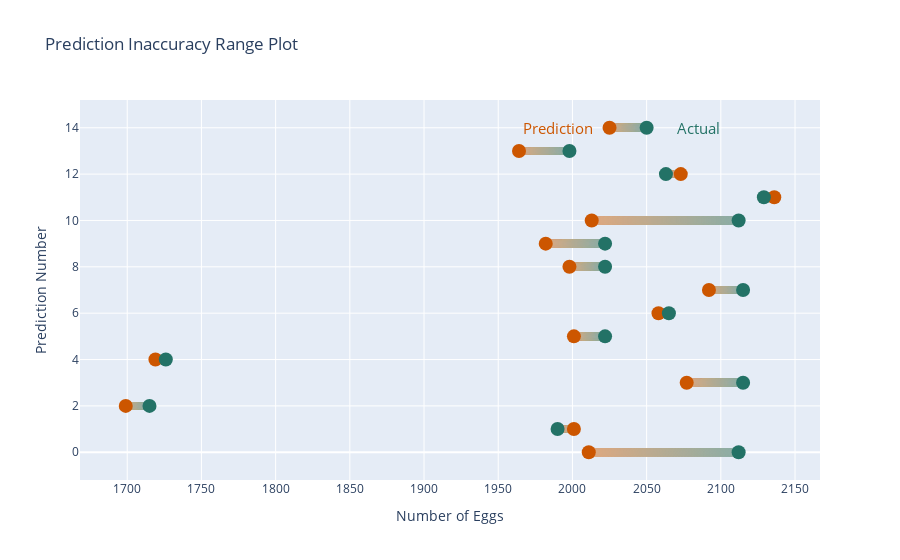

This figure's notebook cell:
### Code cell
# Based on: https://stackoverflow.com/questions/63213527/is-there-a-way-to-create-range-plot-in-python-using-plotly/63218070#63218070
# Making a more detailed rangeplot for random forest
import plotly.graph_objects as go

df = pd.DataFrame({'PredictionNum': np.arange(0, len(rand_forest_pred_values), 1),
                   'Prediction': rand_forest_pred_values,
                   'Actual': act_values})

w_lbl = list(map(lambda x: str(x), df['Prediction']))
m_lbl = list(map(lambda x: str(x), df['Actual']))

fig = go.Figure()

for i in range(0, len(df)):

    fig.add_trace(go.Scatter(x = np.linspace(df['Prediction'][i], df['Actual'][i], 1000),
                             y = 1000*[df['PredictionNum'][i]],
                             mode = 'markers',
                             marker = {'color': np.linspace(df['Prediction'][i], df['Actual'][i], 1000),
                                       'colorscale': ['#E1A980', '#8DAEA6'],
                                       'size': 8}))

fig.add_trace(go.Scatter(x = df['Prediction'],
                         y = df['PredictionNum'],
                         marker = dict(color = '#CC5600', size = 14),
                         mode = 'markers',
                         text = w_lbl,
                         textposition = 'middle left',
                         textfont = {'color': '#CC5600'},
                         name = 'Prediction'))

fig.add_trace(go.Scatter(x = df['Actual'],
                         y = df['PredictionNum'],
                         marker = dict(color = '#237266', size = 14),
                         mode = 'markers',
                         text = m_lbl,
                         textposition = 'middle right',
                         textfont = {'color': '#237266'},
                         name = 'Actual'))

pred = df.iloc[-1, df.columns.get_loc('Prediction')]
act = df.iloc[-1, df.columns.get_loc('Actual')]
x = 0

if(pred > act):
    x += 35
else:
    x -= 35

fig.add_annotation(x = df.iloc[-1, df.columns.get_loc('Prediction')] + x,
                   y = df.iloc[-1, df.columns.get_loc('PredictionNum')],
                   text = 'Prediction',
                   font = {'color': '#CC5600',
                           'size': 15},
                   showarrow = False)

fig.add_annotation(x = df.iloc[-1, df.columns.get_loc('Actual')] - x,
                   y = df.iloc[-1, df.columns.get_loc('PredictionNum')],
                   text = 'Actual',
                   font = {'color': '#237266',
                           'size': 15},
                   showarrow = False)

fig.update_layout(title = "Prediction Inaccuracy Range Plot",
                  xaxis_title="Number of Eggs", yaxis_title="Prediction Number",
                  showlegend = False)

fig.show()

### Figure 1 — Plotly figure (JSON) as saved in the notebook; plotly's stock layout.template omitted (floating-point values rounded to 4 significant figures; data arrays with more than 128 entries replaced by an {"elided": "..."} marker saying what was removed)
{"data": [{"marker": {"color": {"elided": "1000 float values"}, "colorscale": [[0, "#E1A980"], [1, "#8DAEA6"]], "size": 8}, "mode": "markers", "type": "scatter", "x": {"elided": "1000 float values"}, "y": {"elided": "1000 int values"}}, {"marker": {"color": {"elided": "1000 float values"}, "colorscale": [[0, "#E1A980"], [1, "#8DAEA6"]], "size": 8}, "mode": "markers", "type": "scatter", "x": {"elided": "1000 float values"}, "y": {"elided": "1000 int values"}}, {"marker": {"color": {"elided": "1000 float values"}, "colorscale": [[0, "#E1A980"], [1, "#8DAEA6"]], "size": 8}, "mode": "markers", "type": "scatter", "x": {"elided": "1000 float values"}, "y": {"elided": "1000 int values"}}, {"marker": {"color": {"elided": "1000 float values"}, "colorscale": [[0, "#E1A980"], [1, "#8DAEA6"]], "size": 8}, "mode": "markers", "type": "scatter", "x": {"elided": "1000 float values"}, "y": {"elided": "1000 int values"}}, {"marker": {"color": {"elided": "1000 float values"}, "colorscale": [[0, "#E1A980"], [1, "#8DAEA6"]], "size": 8}, "mode": "markers", "type": "scatter", "x": {"elided": "1000 float values"}, "y": {"elided": "1000 int values"}}, {"marker": {"color": {"elided": "1000 float values"}, "colorscale": [[0, "#E1A980"], [1, "#8DAEA6"]], "size": 8}, "mode": "markers", "type": "scatter", "x": {"elided": "1000 float values"}, "y": {"elided": "1000 int values"}}, {"marker": {"color": {"elided": "1000 float values"}, "colorscale": [[0, "#E1A980"], [1, "#8DAEA6"]], "size": 8}, "mode": "markers", "type": "scatter", "x": {"elided": "1000 float values"}, "y": {"elided": "1000 int values"}}, {"marker": {"color": {"elided": "1000 float values"}, "colorscale": [[0, "#E1A980"], [1, "#8DAEA6"]], "size": 8}, "mode": "markers", "type": "scatter", "x": {"elided": "1000 float values"}, "y": {"elided": "1000 int values"}}, {"marker": {"color": {"elided": "1000 float values"}, "colorscale": [[0, "#E1A980"], [1, "#8DAEA6"]], "size": 8}, "mode": "markers", "type": "scatter", "x": {"elided": "1000 float values"}, "y": {"elided": "1000 int values"}}, {"marker": {"color": {"elided": "1000 float values"}, "colorscale": [[0, "#E1A980"], [1, "#8DAEA6"]], "size": 8}, "mode": "markers", "type": "scatter", "x": {"elided": "1000 float values"}, "y": {"elided": "1000 int values"}}, {"marker": {"color": {"elided": "1000 float values"}, "colorscale": [[0, "#E1A980"], [1, "#8DAEA6"]], "size": 8}, "mode": "markers", "type": "scatter", "x": {"elided": "1000 float values"}, "y": {"elided": "1000 int values"}}, {"marker": {"color": {"elided": "1000 float values"}, "colorscale": [[0, "#E1A980"], [1, "#8DAEA6"]], "size": 8}, "mode": "markers", "type": "scatter", "x": {"elided": "1000 float values"}, "y": {"elided": "1000 int values"}}, {"marker": {"color": {"elided": "1000 float values"}, "colorscale": [[0, "#E1A980"], [1, "#8DAEA6"]], "size": 8}, "mode": "markers", "type": "scatter", "x": {"elided": "1000 float values"}, "y": {"elided": "1000 int values"}}, {"marker": {"color": {"elided": "1000 float values"}, "colorscale": [[0, "#E1A980"], [1, "#8DAEA6"]], "size": 8}, "mode": "markers", "type": "scatter", "x": {"elided": "1000 float values"}, "y": {"elided": "1000 int values"}}, {"marker": {"color": {"elided": "1000 float values"}, "colorscale": [[0, "#E1A980"], [1, "#8DAEA6"]], "size": 8}, "mode": "markers", "type": "scatter", "x": {"elided": "1000 float values"}, "y": {"elided": "1000 int values"}}, {"marker": {"color": "#CC5600", "size": 14}, "mode": "markers", "name": "Prediction", "text": ["2011", "2001", "1699", "2077", "1719", "2001", "2058", "2092", "1998", "1982", "2013", "2136", "2073", "1964", "2025"], "textfont": {"color": "#CC5600"}, "textposition": "middle left", "type": "scatter", "x": [2011, 2001, 1699, 2077, 1719, 2001, 2058, 2092, 1998, 1982, 2013, 2136, 2073, 1964, 2025], "y": [0, 1, 2, 3, 4, 5, 6, 7, 8, 9, 10, 11, 12, 13, 14]}, {"marker": {"color": "#237266", "size": 14}, "mode": "markers", "name": "Actual", "text": ["2112", "1990", "1715", "2115", "1726", "2022", "2065", "2115", "2022", "2022", "2112", "2129", "2063", "1998", "2050"], "textfont": {"color": "#237266"}, "textposition": "middle right", "type": "scatter", "x": [2112, 1990, 1715, 2115, 1726, 2022, 2065, 2115, 2022, 2022, 2112, 2129, 2063, 1998, 2050], "y": [0, 1, 2, 3, 4, 5, 6, 7, 8, 9, 10, 11, 12, 13, 14]}], "layout": {"annotations": [{"font": {"color": "#CC5600", "size": 15}, "showarrow": false, "text": "Prediction", "x": 1990, "y": 14}, {"font": {"color": "#237266", "size": 15}, "showarrow": false, "text": "Actual", "x": 2085, "y": 14}], "showlegend": false, "title": {"text": "Prediction Inaccuracy Range Plot"}, "xaxis": {"title": {"text": "Number of Eggs"}}, "yaxis": {"title": {"text": "Prediction Number"}}}}
